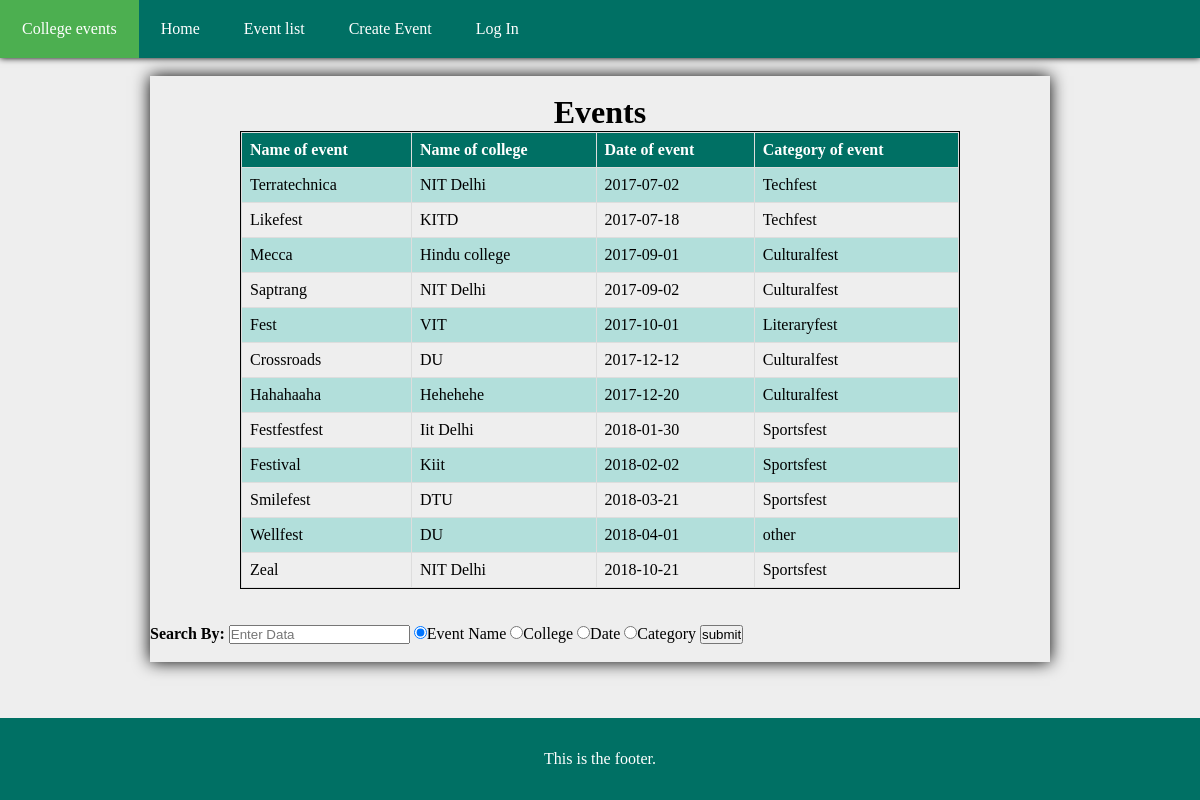
The page /elist on the database its author committed.
### tables this page shows
CREATE TABLE events (id integer primary key autoincrement, eventtitle text not null, college text not null, doe datetime not null, category text not null);

### app.py (the view)
@app.route('/elist', methods = ['POST','GET'])
def elist():
	con = sql.connect("database.db")
	con.row_factory = sql.Row
	cur = con.cursor()
	if request.method == 'POST':
		if request.form['selector']=='ename':
			cur.execute("select * from events where eventtitle = '%s' ORDER BY doe" %request.form['searchby'])
		if request.form['selector']=='cname':
			cur.execute("select * from events where college = '%s' ORDER BY doe" %request.form['searchby'])
		if request.form['selector']=='date':
			cur.execute("select * from events where doe = '%s' ORDER BY doe" %request.form['searchby'])
		if request.form['selector']=='category':
			cur.execute("select * from events where category = '%s' ORDER BY doe" %request.form['searchby'])
	else:
		cur.execute("select * from events ORDER BY doe")
	rows = cur.fetchall();
	return render_template("event_list.html",rows = rows)

### app.py (called while the page is built)
@app.before_request
def before_request():
	g.user = None
	if 'user' in session:
		g.user = session['user']

### templates/event_list.html (shortened to what this page needs)
{% extends "base.html" %}
{% block head %}
	{{ super() }}
	<link rel="stylesheet" type="text/css" href="{{ url_for('static',filename='eventlistcss.css')}}">
{% endblock %}
{% block content %}
<div class="upcoming"><br>
	<h1>Events</h1>
	<div class="insider">
		<table>
		    <tr>
		        <th>Name of event</th>
		        <th>Name of college</th>
		        <th>Date of event</th>
		        <th>Category of event</th>
		    </tr>
		    {% for row in rows %}
		    <tr>
		        <td>{{row["eventtitle"]}}</td>
		        <td>{{row["college"]}}</td>
		        <td>{{row["doe"]}}</td>
		        <td>{{row["category"]}}</td>
		    </tr>
		    {% endfor %}
		</table>
	</div><br>
	<br>
	<div class="search">
		<form action="{{ url_for('elist') }}" method="POST">
    		<label><b>Search By:</b></label>
    		<input type="text" placeholder="Enter Data" name="searchby">
   			<input type="radio" name="selector" value="ename" checked>Event Name
   			<input type="radio" name="selector" value="cname">College
   			<input type="radio" name="selector" value="date">Date
   			<input type="radio" name="selector" value="category">Category
    		<input class="button" type="submit" value="submit">
    	</form>
	</div><br>
</div>
{% endblock %}

### templates/base.html (shortened to what this page needs)
<!DOCTYPE html>
<html>
<head>
	{% block head %}
	<link rel="stylesheet" href="{{ url_for('static',filename='basecss.css')}}">
	{% endblock %}
</head>
<body>
<div id="contain">
	<div class="header">
		<nav>
			<div class="menu">
				<ul>
					<li> <a class="active" href="{{ url_for('home')}}">College events</a> </li>
					<li> <a class="other"  href="{{ url_for('home')}}">Home</a></li>
					<li> <a class="other"  href="{{ url_for('elist')}}">Event list</a></li>
					<li> <a class="other"  href="{{ url_for('createevent')}}">Create Event</a></li>
					<li> <a class="other"  href="{{ url_for('login')}}">Log In</a></li>
				</ul>
			</div>
		</nav>
	</div>
	<br>
	<div id="content">
		{% block content %} {% endblock %}
	</div><br>
</div>
<div class="footer">
	This is the footer.
</div>
</body>
</html>

### static/basecss.css (style rules this page uses)
.header { box-shadow: 0px 0px 0.4rem black; margin: 0; padding: 0; }
body { position: relative; margin: 0; padding-bottom: 6rem; min-height: 100%; background-color: #eee; }
html { height: 100%; box-sizing: border-box; }
*, *:before, *:after { box-sizing: inherit; margin: 0; padding: 0; }
ul { list-style-type: none; margin: 0; padding: 0; overflow: hidden; background-color: #007064; }
li { float: left; }
li a { display: block; color: white; text-align: center; padding: 20px 22px; text-decoration: none; }
.active { background-color: #4CAF50; }
.footer { position: absolute; right: 0; bottom: 0; left: 0; background-color: #007064; color: white; text-align: center; font-size: 1rem; padding: 2rem; }

### static/eventlistcss.css (style rules this page uses)
.upcoming { box-shadow: 0px 0px 1rem black; margin: auto; width: 75%; }
.insider { width: 80%; margin: auto; border: 1px solid black; }
h1 { text-align: center; }
table { border-collapse: collapse; width: 100%; }
th, td { border: 1px solid #ddd; text-align: left; padding: 8px; }
tr:nth-child(even) { background-color: #b2dfdb; }
th { height: 2rem; background-color: #007064; color: white; }

### rows shown on the page
events: eventtitle "Terratechnica", college "NIT Delhi", doe "2017-07-02", category "Techfest"
events: eventtitle "Likefest", college "KITD", doe "2017-07-18", category "Techfest"
events: eventtitle "Mecca", college "Hindu college", doe "2017-09-01", category "Culturalfest"
events: eventtitle "Saptrang", college "NIT Delhi", doe "2017-09-02", category "Culturalfest"
events: eventtitle "Fest", college "VIT", doe "2017-10-01", category "Literaryfest"
events: eventtitle "Crossroads", college "DU", doe "2017-12-12", category "Culturalfest"
events: eventtitle "Hahahaaha", college "Hehehehe", doe "2017-12-20", category "Culturalfest"
events: eventtitle "Festfestfest", college "Iit Delhi", doe "2018-01-30", category "Sportsfest"
events: eventtitle "Festival", college "Kiit", doe "2018-02-02", category "Sportsfest"
events: eventtitle "Smilefest", college "DTU", doe "2018-03-21", category "Sportsfest"
events: eventtitle "Wellfest", college "DU", doe "2018-04-01", category "other"
events: eventtitle "Zeal", college "NIT Delhi", doe "2018-10-21", category "Sportsfest"
